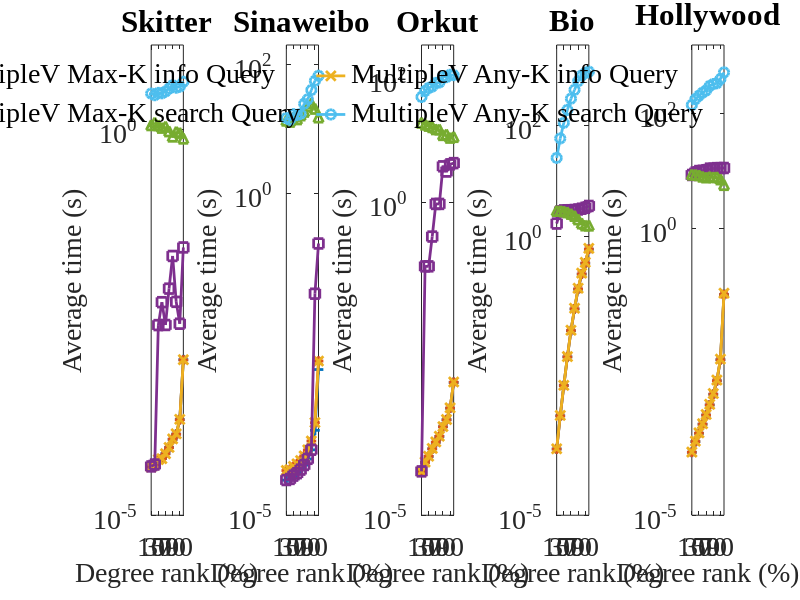

Reproduce this figure in MATLAB. (Note: this script raises an error after producing the figure.)
close all;
clear;
load('multiplev_3_info_query.mat');
%load('multiplev_2_info_query.mat');

num_graphs = 5;
num_columns = 5;
num_rows = 1;

title_string = {
    'Skitter' ...
    'Sinaweibo' ...
    'Orkut' ...        
    'Bio'...
    'Hollywood'};
% Sequence on file:
% facebook, wiki, skitter, baidu, Livejournal, 
% orkut, sinaweibo, hollywood, bio
sequence = [3 7 6 9 8];
legend_string = {'MultipleV K info Query'...
    'MultipleV Max-K info Query'...    
    'MultipleV Any-K info Query'...
    'MultipleV K search Query'...
    'MultipleV Max-K search Query'...
    'MultipleV Any-K search Query'};

figure(1);
for idx = 1:numel(sequence)
    graph_i = sequence(idx);
    subplot(num_rows, num_columns, idx);
    plot(k_info(graph_i,1:10) / (1000 * 100), '-+', 'LineWidth', 2, 'Markers', 7); hold on;
    plot(maxk_info(graph_i,1:10) / (1000 * 100), '-*', 'LineWidth', 2, 'Markers', 7); hold on;
    plot(anyk_info(graph_i,1:10) / (1000 * 100), '-x', 'LineWidth', 2, 'Markers', 7); hold on;
    plot((k_exact(graph_i,1:10) + k_info(graph_i,1:10)) / (1000 * 100), '-s', 'LineWidth', 2, 'Markers', 7); hold on;
    plot((maxk_exact(graph_i,1:10) + maxk_info(graph_i,1:10)) / (1000 * 100), '-^', 'LineWidth', 2, 'Markers', 7); hold on;
    plot((anyk_exact(graph_i,1:10) + anyk_info(graph_i,1:10)) / (1000 * 100), '-o', 'LineWidth', 2, 'Markers', 7);
    
    xlim([1 10]);
    set(gca,'XTick',(1:2:10));
    set(gca,'XTickLabel',{'10'; '30'; '50'; '70'; '90'});
    set(gca, 'Fontname', 'Times New Roman', 'Fontsize', 20);
    set(gca, 'YScale', 'log');
    
    data = [k_info(graph_i,1:10) / (1000 * 100)...
        maxk_info(graph_i,1:10) / (1000 * 100)...
        anyk_info(graph_i,1:10) / (1000 * 100)...
        (k_exact(graph_i,1:10) + k_info(graph_i,1:10)) / (1000 * 100)...
        (maxk_exact(graph_i,1:10) + maxk_info(graph_i,1:10)) / (1000 * 100)...
        (anyk_exact(graph_i,1:10) + anyk_info(graph_i,1:10)) / (1000 * 100)];
    y_max = max(data);
    y_min = min(data);
    %ylim([y_min/3, y_max*3]);
    ylim([0.00001, y_max*3]);
    set(gca, 'YTick', [0.00001 1 100]);
    xlabel_hand=xlabel({'Degree rank (%)';' '});
    set(xlabel_hand,'Fontname', 'Times New Roman', 'Fontsize', 20);
    ylabel_hand=ylabel('Average time (s)');
    set(ylabel_hand,'Fontname', 'Times New Roman', 'Fontsize', 20);
    title(title_string(idx));
end

legend_hand = legend(legend_string,...
    'Orientation', 'horizontal',...
    'Position', [0.1 0 0.8 0.1]);
set(legend_hand,'Fontname', 'Times New Roman', ...
    'Fontsize', 20, 'NumColumns', 3, 'box', 'off');

fig = gcf;
fig.PaperUnits = 'inches';
fig.PaperSize = [16 4];
fig.PaperPosition = [-1.5 0.5 19 3.5];
print('multiplev_3_info_query_small.pdf', '-dpdf')